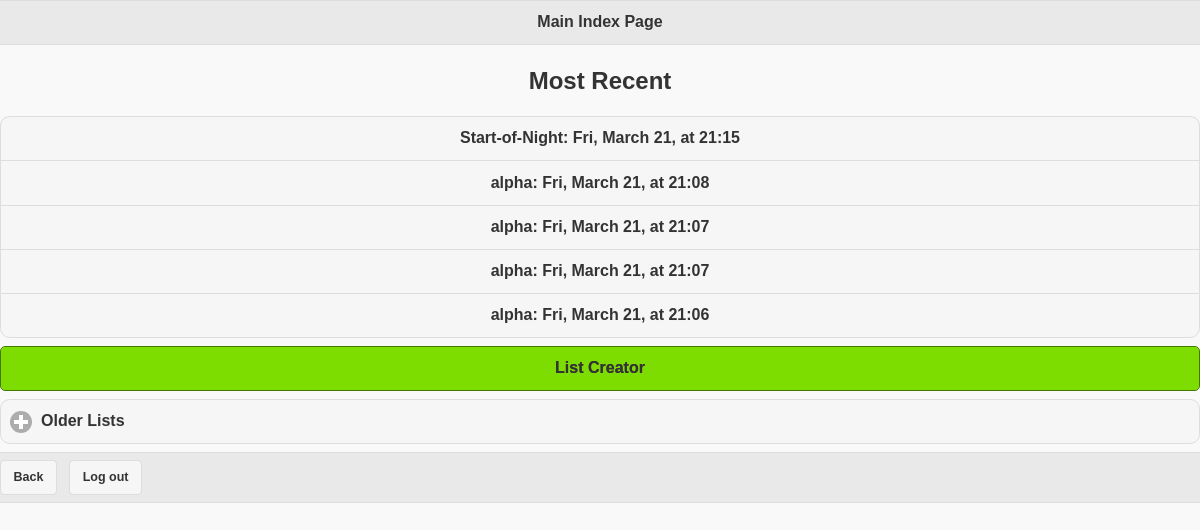
The page /beta/ (signed in) on the database as committed earlier.
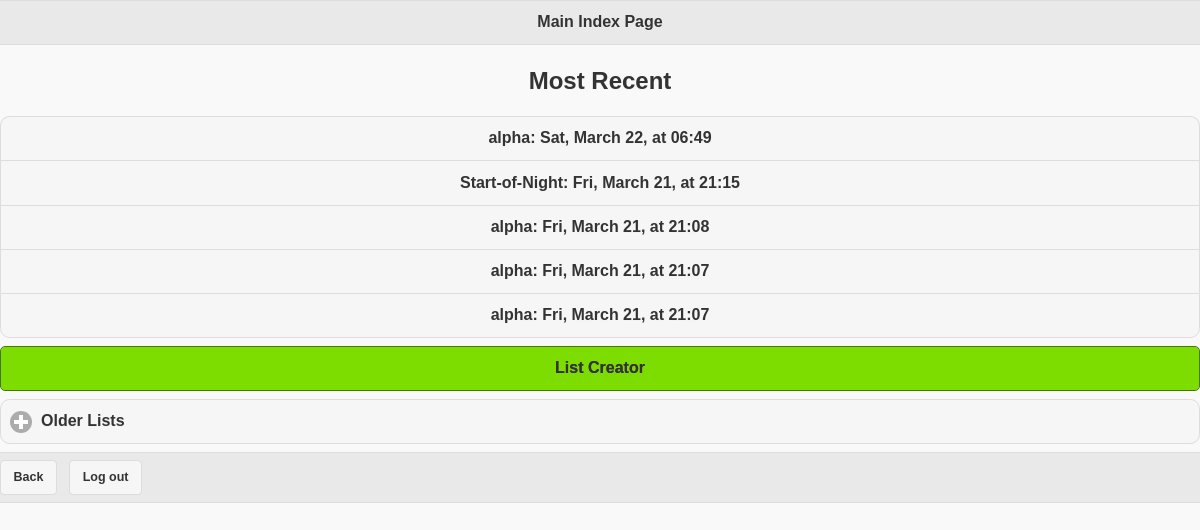
The same page on the database as committed later.
### beta/models.py (models this page shows, shortened)
class List(models.Model):
	name = models.CharField(max_length=200)
	display_name = models.CharField(max_length=30)
	pub_date = models.DateTimeField('date published')
	observers_list = models.CharField(max_length=60, default="")

### beta/views.py (the view, shortened to what this page needs)
def index(request):
	if not request.user.is_authenticated():
		return render(request, 'beta/login.html', {'error_message': "Please log in"})
	recent_lists = List.objects.order_by('-pub_date')[:5]
	older_lists = List.objects.order_by('-pub_date')[5:15]
	template = loader.get_template('beta/index.html')
	context = RequestContext(request,	{'recent_lists': recent_lists, 'older_lists': older_lists })
	return render(request, 'beta/index.html', context)

### beta/templates/beta/index.html (shortened to what this page needs)
<html>
<head>
	{% load staticfiles %}
	<link rel="stylesheet" href="{% static "beta/beta-theme.min.css" %}" />
	<link rel="stylesheet" href="{% static "beta/jquery.mobile.icons.min.css" %}" />
	<link rel="stylesheet" href="{% static "beta/jquery.mobile.structure-1.4.2.min.css" %}" />
</head>
<body>
<div data-role="header">
<h1>Main Index Page</h1>
</div>
<div data-role="controlgroup" class="ui content" style="text-align: left;">
	<center><h2>Most Recent</h2></center>
	{% if recent_lists %}
		{% for list in recent_lists %}
		<a href="{% url 'detail' list.id %}" class="ui-btn ui-corner-all">{{ list.name }}</a>
		{% endfor %}
	{% else %}
		<p>NO LISTS</p>
	{% endif %}
</div>
<a href="{% url 'listcreator' %}" class="ui-btn ui-corner-all ui-btn-b" >List Creator</a>
<div data-role="collapsible" data-collapsed="true">
	<h1>Older Lists</h1>
</div>
<div data-role="footer">
	<a href="{% url 'index' %}" class="ui-btn ui-btn-inline ui-corner-all">Back</a>
	<a href="{% url 'logout' %}" class="ui-btn ui-btn-inline ui-corner-all">Log out</a>
</div>
</body>
</html>

Rows that differ between the two databases and show on the page:
no longer on this page (row unchanged): List: name "alpha: Fri, March 21, at 21:06"
added List: name "alpha: Sat, March 22, at 06:49"
